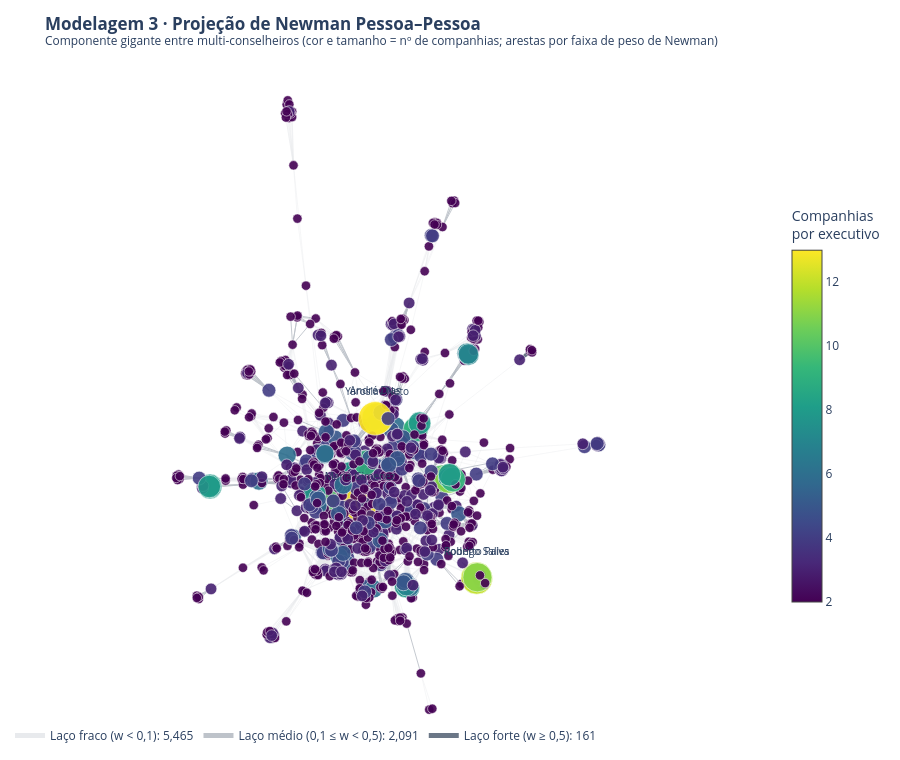

Notebook code cell kept with this figure:
### Markdown cell above
#### 4.3.1 · Visualização da Projeção de Newman
Os $6.9$ mil nós de $G_N$ e suas $\approx 75$ mil arestas formariam um borrão, e a maioria dos executivos (uma única companhia) só forma cliques periféricos. Desenhamos o subgrafo induzido pelos **multi-conselheiros** ($B$-grau $\ge 2$), com arestas separadas em três faixas de peso de Newman. Não aplicamos corte por peso: laços fracos vindos de conselhos grandes são justamente os que mantêm o componente gigante conectado.

### Code cell
# ==============================================================================
# 4.3.1 · VISUALIZAÇÃO DA PROJEÇÃO DE NEWMAN (REDE DE MULTI-CONSELHEIROS)
# ==============================================================================
# Mais de 80% dos executivos atuam em uma única companhia e só formam cliques periféricos; o que conecta o
# mercado é o subgrafo induzido pelos multi-conselheiros (grau >= 2 em B).
multi_conselheiros_n = [p for p in unique_persons if B.degree(p) >= 2]
G_N_viz = G_newman.subgraph(multi_conselheiros_n)
G_N_viz = G_N_viz.subgraph(max(nx.connected_components(G_N_viz), key=len))

# Layout ponderado: laços mais fortes (peso maior) aproximam os executivos
pos_n = nx.spring_layout(G_N_viz, weight="weight", k=0.15, iterations=150, seed=42)

# Arestas agrupadas em 3 faixas de peso (a espessura/opacidade cresce com a força do laço)
faixas = [("Laço fraco (w < 0,1)", 0.0, 0.1, 0.4, 0.12), ("Laço médio (0,1 ≤ w < 0,5)", 0.1, 0.5, 0.9, 0.35),
          ("Laço forte (w ≥ 0,5)", 0.5, float("inf"), 1.8, 0.8)]
tracos = []
for rotulo_faixa, lo, hi, larg, opac in faixas:
    arestas_f = [(u, v) for u, v, w in G_N_viz.edges(data="weight") if lo <= w < hi]
    tr = trace_arestas(G_N_viz, pos_n, cor="#475569", largura=larg, opacidade=opac, arestas=arestas_f)
    tr.update(name=f"{rotulo_faixa}: {len(arestas_f):,}", showlegend=True)
    tracos.append(tr)

nos_n = list(G_N_viz.nodes)
cargos = {p: B.degree(p) for p in nos_n}
top_n = sorted(nos_n, key=lambda p: cargos[p], reverse=True)[:5]
rot_n = {p: " ".join([p.split()[0].title(), p.split()[-1].title()]) for p in top_n}
hover_n = {p: f"<br>Companhias: {cargos[p]}<br>Força de Newman: {G_N_viz.degree(p, weight='weight'):.2f}" for p in nos_n}

fig = go.Figure(tracos)
fig.add_trace(go.Scatter(
    x=[pos_n[p][0] for p in nos_n], y=[pos_n[p][1] for p in nos_n],
    mode="markers+text", text=[rot_n.get(p, "") for p in nos_n], textposition="top center", textfont=dict(size=10),
    marker=dict(size=[5 + 2.2 * cargos[p] for p in nos_n], color=[cargos[p] for p in nos_n], colorscale="Viridis",
                showscale=True, colorbar=dict(title="Companhias<br>por executivo", len=0.6),
                opacity=0.9, line=dict(width=0.6, color="white")),
    hovertext=[f"<b>{p}</b>{hover_n[p]}" for p in nos_n], hoverinfo="text", name="Executivo", showlegend=False,
))
fig.update_layout(
    title=dict(text="<b>Modelagem 3 · Projeção de Newman Pessoa–Pessoa</b><br><sup>Componente gigante entre multi-conselheiros (cor e tamanho = nº de companhias; arestas por faixa de peso de Newman)</sup>"),
    **LAYOUT_REDE,
)
fig.show()

print(f"📌 {G_N_viz.number_of_nodes():,} executivos e {G_N_viz.number_of_edges():,} laços desenhados. "
      f"Laços fortes (w ≥ 0,5) são raros e vêm de conselhos pequenos ou de pares que dividem várias companhias.")

### Figure 1 — Plotly figure (JSON) as saved in the notebook; plotly's stock layout.template omitted (floating-point values rounded to 4 significant figures; data arrays with more than 128 entries replaced by an {"elided": "..."} marker saying what was removed)
{"data": [{"hoverinfo": "skip", "line": {"color": "#475569", "width": 0.4}, "mode": "lines", "name": "Laço fraco (w < 0,1): 5,465", "opacity": 0.12, "showlegend": true, "type": "scatter", "x": {"elided": "16395 float values"}, "y": {"elided": "16395 float values"}}, {"hoverinfo": "skip", "line": {"color": "#475569", "width": 0.9}, "mode": "lines", "name": "Laço médio (0,1 ≤ w < 0,5): 2,091", "opacity": 0.35, "showlegend": true, "type": "scatter", "x": {"elided": "6273 float values"}, "y": {"elided": "6273 float values"}}, {"hoverinfo": "skip", "line": {"color": "#475569", "width": 1.8}, "mode": "lines", "name": "Laço forte (w ≥ 0,5): 161", "opacity": 0.8, "showlegend": true, "type": "scatter", "x": {"elided": "483 float values"}, "y": {"elided": "483 float values"}}, {"hoverinfo": "text", "hovertext": {"elided": "1069 str values"}, "marker": {"color": {"elided": "1069 int values"}, "colorbar": {"len": 0.6, "title": {"text": "Companhias<br>por executivo"}}, "colorscale": [[0, "#440154"], [0.1111, "#482878"], [0.2222, "#3e4989"], [0.3333, "#31688e"], [0.4444, "#26828e"], [0.5556, "#1f9e89"], [0.6667, "#35b779"], [0.7778, "#6ece58"], [0.8889, "#b5de2b"], [1, "#fde725"]], "line": {"color": "white", "width": 0.6}, "opacity": 0.9, "showscale": true, "size": {"elided": "1069 float values"}}, "mode": "markers+text", "name": "Executivo", "showlegend": false, "text": {"elided": "1069 str values"}, "textfont": {"size": 10}, "textposition": "top center", "type": "scatter", "x": {"elided": "1069 float values"}, "y": {"elided": "1069 float values"}}], "layout": {"height": 760, "hovermode": "closest", "legend": {"itemsizing": "constant", "orientation": "h", "x": 0, "xanchor": "left", "y": 0, "yanchor": "bottom"}, "margin": {"b": 10, "l": 10, "r": 10, "t": 60}, "title": {"text": "<b>Modelagem 3 · Projeção de Newman Pessoa–Pessoa</b><br><sup>Componente gigante entre multi-conselheiros (cor e tamanho = nº de companhias; arestas por faixa de peso de Newman)</sup>"}, "xaxis": {"visible": false}, "yaxis": {"scaleanchor": "x", "visible": false}}}
